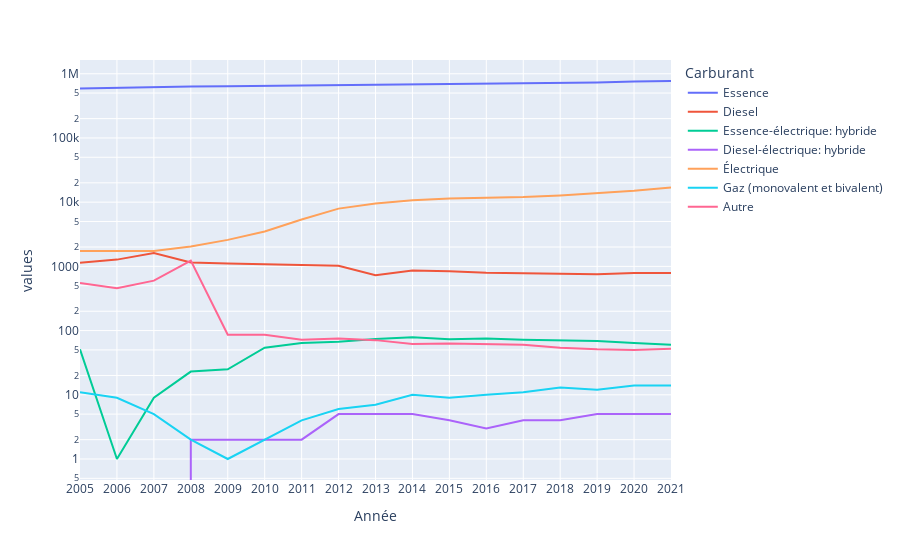

Notebook code for this chart:
### Code cell
import plotly.express as px

fig = px.line(df, x="Année", y="values", color='Carburant')
fig.update_layout(yaxis_type="log")
fig.show()
df2 = px.data.gapminder().query("continent=='Oceania'")

### Figure 1 — Plotly figure (JSON) as saved in the notebook; plotly's stock layout.template omitted (floating-point values rounded to 4 significant figures)
{"data": [{"hovertemplate": "Carburant=Essence<br>Année=%{x}<br>values=%{y}<extra></extra>", "legendgroup": "Essence", "line": {"color": "#636efa", "dash": "solid"}, "marker": {"symbol": "circle"}, "mode": "lines", "name": "Essence", "orientation": "v", "showlegend": true, "type": "scatter", "x": ["2005", "2006", "2007", "2008", "2009", "2010", "2011", "2012", "2013", "2014", "2015", "2016", "2017", "2018", "2019", "2020", "2021"], "xaxis": "x", "y": [588376, 605189, 615196, 632082, 638966, 646481, 659298, 670718, 677582, 687524, 697612, 707703, 716194, 725731, 729843, 755597, 770926], "yaxis": "y"}, {"hovertemplate": "Carburant=Diesel<br>Année=%{x}<br>values=%{y}<extra></extra>", "legendgroup": "Diesel", "line": {"color": "#EF553B", "dash": "solid"}, "marker": {"symbol": "circle"}, "mode": "lines", "name": "Diesel", "orientation": "v", "showlegend": true, "type": "scatter", "x": ["2005", "2006", "2007", "2008", "2009", "2010", "2011", "2012", "2013", "2014", "2015", "2016", "2017", "2018", "2019", "2020", "2021"], "xaxis": "x", "y": [1139, 1274, 1614, 1154, 1112, 1084, 1064, 1021, 728, 864, 837, 797, 782, 760, 755, 791, 788], "yaxis": "y"}, {"hovertemplate": "Carburant=Essence-électrique: hybride<br>Année=%{x}<br>values=%{y}<extra></extra>", "legendgroup": "Essence-électrique: hybride", "line": {"color": "#00cc96", "dash": "solid"}, "marker": {"symbol": "circle"}, "mode": "lines", "name": "Essence-électrique: hybride", "orientation": "v", "showlegend": true, "type": "scatter", "x": ["2005", "2006", "2007", "2008", "2009", "2010", "2011", "2012", "2013", "2014", "2015", "2016", "2017", "2018", "2019", "2020", "2021"], "xaxis": "x", "y": [51, 1, 9, 23, 25, 54, 64, 67, 74, 79, 73, 75, 72, 70, 69, 64, 60], "yaxis": "y"}, {"hovertemplate": "Carburant=Diesel-électrique: hybride<br>Année=%{x}<br>values=%{y}<extra></extra>", "legendgroup": "Diesel-électrique: hybride", "line": {"color": "#ab63fa", "dash": "solid"}, "marker": {"symbol": "circle"}, "mode": "lines", "name": "Diesel-électrique: hybride", "orientation": "v", "showlegend": true, "type": "scatter", "x": ["2005", "2006", "2007", "2008", "2009", "2010", "2011", "2012", "2013", "2014", "2015", "2016", "2017", "2018", "2019", "2020", "2021"], "xaxis": "x", "y": [0, 0, 0, 2, 2, 2, 2, 5, 5, 5, 4, 3, 4, 4, 5, 5, 5], "yaxis": "y"}, {"hovertemplate": "Carburant=Électrique<br>Année=%{x}<br>values=%{y}<extra></extra>", "legendgroup": "Électrique", "line": {"color": "#FFA15A", "dash": "solid"}, "marker": {"symbol": "circle"}, "mode": "lines", "name": "Électrique", "orientation": "v", "showlegend": true, "type": "scatter", "x": ["2005", "2006", "2007", "2008", "2009", "2010", "2011", "2012", "2013", "2014", "2015", "2016", "2017", "2018", "2019", "2020", "2021"], "xaxis": "x", "y": [1736, 1729, 1742, 2047, 2585, 3493, 5366, 7930, 9523, 10675, 11424, 11732, 12026, 12712, 13807, 15065, 16955], "yaxis": "y"}, {"hovertemplate": "Carburant=Gaz (monovalent et bivalent)<br>Année=%{x}<br>values=%{y}<extra></extra>", "legendgroup": "Gaz (monovalent et bivalent)", "line": {"color": "#19d3f3", "dash": "solid"}, "marker": {"symbol": "circle"}, "mode": "lines", "name": "Gaz (monovalent et bivalent)", "orientation": "v", "showlegend": true, "type": "scatter", "x": ["2005", "2006", "2007", "2008", "2009", "2010", "2011", "2012", "2013", "2014", "2015", "2016", "2017", "2018", "2019", "2020", "2021"], "xaxis": "x", "y": [11, 9, 5, 2, 1, 2, 4, 6, 7, 10, 9, 10, 11, 13, 12, 14, 14], "yaxis": "y"}, {"hovertemplate": "Carburant=Autre<br>Année=%{x}<br>values=%{y}<extra></extra>", "legendgroup": "Autre", "line": {"color": "#FF6692", "dash": "solid"}, "marker": {"symbol": "circle"}, "mode": "lines", "name": "Autre", "orientation": "v", "showlegend": true, "type": "scatter", "x": ["2005", "2006", "2007", "2008", "2009", "2010", "2011", "2012", "2013", "2014", "2015", "2016", "2017", "2018", "2019", "2020", "2021"], "xaxis": "x", "y": [552, 458, 600, 1230, 86, 86, 72, 75, 71, 62, 63, 61, 60, 54, 51, 50, 52], "yaxis": "y"}], "layout": {"legend": {"title": {"text": "Carburant"}, "tracegroupgap": 0}, "margin": {"t": 60}, "xaxis": {"anchor": "y", "domain": [0, 1], "title": {"text": "Année"}}, "yaxis": {"anchor": "x", "domain": [0, 1], "title": {"text": "values"}, "type": "log"}}}
